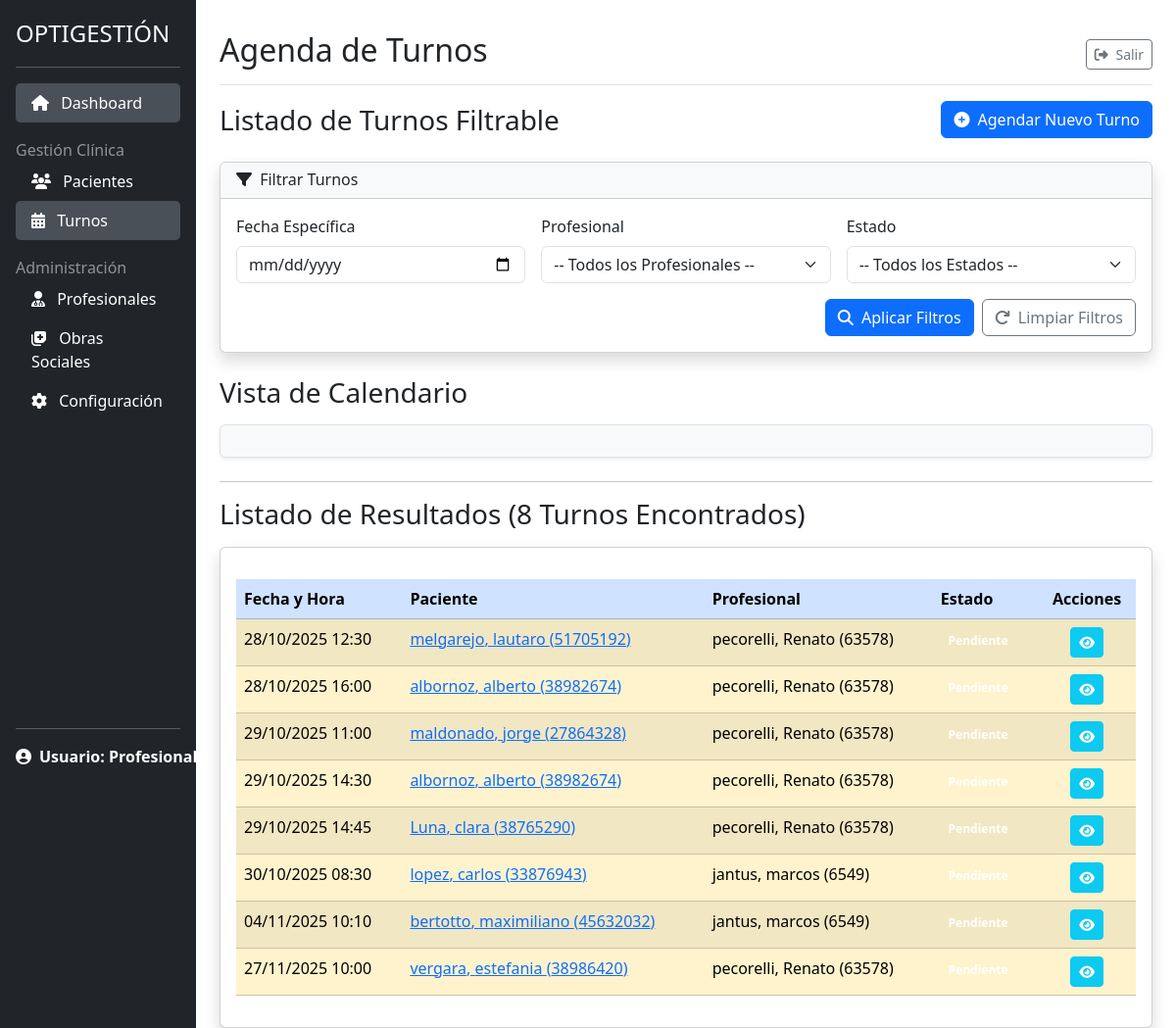
The app's page /pacientes/turnos/ (signed in) with its own data.
### gestion_clinica/models.py (models this page shows, shortened)
class Turno(models.Model):
    paciente = models.ForeignKey(
        Paciente,
        on_delete=models.CASCADE,
        related_name='turnos'
    )
    profesional = models.ForeignKey(
        Profesional,
        on_delete=models.PROTECT,
        related_name='turnos_asignados'
    )
    fecha_hora = models.DateTimeField(default=timezone.now)
    ESTADO_CHOICES = [
        ('PENDIENTE', 'Pendiente'),
        ('CONFIRMADO', 'Confirmado'),
        ('ATENDIDO', 'Atendido'),
        ('CANCELADO', 'Cancelado'),
    ]
    estado = models.CharField(
        max_length=10,
        choices=ESTADO_CHOICES,
        default='PENDIENTE'
    )
    observaciones = models.TextField(
        blank=True,
        null=True,
        verbose_name='Observaciones del Turno'
    )
    class Meta:
        verbose_name = "Turno"
        verbose_name_plural = "Turnos"
        ordering = ['fecha_hora']

class Paciente(models.Model):
    num_registro = models.CharField(
        max_length=6,
        unique=True,
        blank=True,
        null=True,
        editable=False,
        verbose_name='Número de Registro'
    )
    nombre = models.CharField(max_length=100)
    apellido = models.CharField(max_length=100)
    dni = models.CharField(max_length=20, unique=True)
    fecha_nacimiento = models.DateField()
    GENERO_CHOICES = [('M', 'Masculino'), ('F', 'Femenino'), ('O', 'Otro')]
    genero = models.CharField(max_length=1, choices=GENERO_CHOICES)
    telefono = models.CharField(max_length=50)
    domicilio = models.CharField(max_length=255, verbose_name='Domicilio')
    obra_social = models.ForeignKey(
        ObraSocial, on_delete=models.SET_NULL, null=True, blank=True)
    num_afiliado = models.CharField(max_length=50, blank=True, null=True)
    antecedentes_sistemicos = models.TextField(
        blank=True, verbose_name="Antecedentes Sistémicos")
    antecedentes_oftalmologicos = models.TextField(
        blank=True, verbose_name="Antecedentes Oftalmológicos")
    class Meta:
        ordering = ['apellido', 'nombre']

class Profesional(models.Model):
    nombre = models.CharField(max_length=100)
    apellido = models.CharField(max_length=100)
    matricula = models.CharField(max_length=50, unique=True)
    def __str__(self):
        return f'{self.apellido}, {self.nombre} ({self.matricula})'
    class Meta:
        verbose_name_plural = "Profesionales"
        ordering = ['apellido', 'nombre']

### gestion_clinica/views.py (the view, shortened to what this page needs)
# urls.py: path('turnos/', views.TurnoListView.as_view(),
class TurnoListView(LoginRequiredMixin, ListView):
    model = Turno
    template_name = 'gestion_clinica/turno_list.html'
    context_object_name = 'turnos'
    paginate_by = 20
    def get_queryset(self):
        queryset = super().get_queryset().order_by('fecha_hora')
        fecha_str = self.request.GET.get('fecha')
        profesional_id = self.request.GET.get('profesional')
        estado = self.request.GET.get('estado')
        if profesional_id:
            if profesional_id.isdigit():
                queryset = queryset.filter(profesional_id=profesional_id)
        if estado and estado != 'todos':
            queryset = queryset.filter(estado=estado)
        return queryset
    def get_context_data(self, **kwargs):
        context = super().get_context_data(**kwargs)
        context['profesionales'] = Profesional.objects.all()
        context['fecha_actual'] = self.request.GET.get('fecha', '')
        context['profesional_actual'] = self.request.GET.get('profesional', '')
        context['estado_actual'] = self.request.GET.get('estado', 'todos')
        context['estados_choices'] = Turno.ESTADO_CHOICES
        return context

### gestion_clinica/templates/gestion_clinica/turno_list.html (shortened to what this page needs)
{% extends "gestion_clinica/base.html" %}
{% load static %}
{% block title_heading %}Agenda de Turnos{% endblock title_heading %}
{% block content %}
<div class="d-flex justify-content-between align-items-center mb-4">
    <h3 class="mb-0">Listado de Turnos Filtrable</h3>
    <a href="{% url 'gestion_clinica:crear_turno' %}" class="btn btn-primary">
        <i class="fas fa-plus-circle me-1"></i> Agendar Nuevo Turno
    </a>
</div>
<div class="card shadow mb-4">
    <div class="card-header bg-light">
        <h6 class="m-0 font-weight-bold text-dark"><i class="fas fa-filter me-1"></i> Filtrar Turnos</h6>
    </div>
    <div class="card-body">
        <form method="GET" class="row g-3 align-items-end">
            <div class="col-md-4">
                <label for="id_fecha" class="form-label">Fecha Específica</label>
                <input type="date" class="form-control" id="id_fecha" name="fecha" value="{{ fecha_actual }}">
            </div>
            <div class="col-md-4">
                <label for="id_profesional" class="form-label">Profesional</label>
                <select class="form-select" id="id_profesional" name="profesional">
                    <option value="">-- Todos los Profesionales --</option>
                </select>
            </div>
            <div class="col-md-4">
                <label for="id_estado" class="form-label">Estado</label>
                <select class="form-select" id="id_estado" name="estado">
                    <option value="todos">-- Todos los Estados --</option>
                </select>
            </div>
            <div class="col-12 d-flex justify-content-end">
                <button type="submit" class="btn btn-primary me-2"><i class="fas fa-search me-1"></i> Aplicar Filtros</button>
                <a href="{% url 'gestion_clinica:lista_turnos' %}" class="btn btn-outline-secondary"><i class="fas fa-redo me-1"></i> Limpiar Filtros</a>
            </div>
        </form>
    </div>
</div>
<div class="mb-4">
    <h3 class="mb-3">Vista de Calendario</h3>
    <div id='calendar' class="bg-light p-3 border rounded shadow-sm"></div>
</div>
<hr>
<h3 class="mb-3">Listado de Resultados ({{ turnos.count }} Turnos Encontrados)</h3>
<div class="card shadow">
    <div class="card-body">
        {% if turnos %}
            <div class="table-responsive">
                <table class="table table-hover table-striped">
                    <thead class="table-primary">
                        <tr>
                            <th>Fecha y Hora</th>
                            <th>Paciente</th>
                            <th>Profesional</th>
                            <th>Estado</th>
                            <th class="text-center">Acciones</th>
                        </tr>
                    </thead>
                    <tbody>
                        {% for turno in turnos %}
                        <tr class="
                            {% if turno.estado == 'PENDIENTE' %}table-warning{% endif %}
                        ">
                            <td>{{ turno.fecha_hora|date:"d/m/Y H:i" }}</td>
                            <td>
                                <a href="{% url 'gestion_clinica:detalle_paciente' pk=turno.paciente.pk %}">
                                    {{ turno.paciente.apellido }}, {{ turno.paciente.nombre }} ({{ turno.paciente.dni }})
                                </a>
                            </td>
                            <td>{{ turno.profesional }}</td>
                            <td>
                                <span class="badge bg-{{ turno.estado|lower|slugify }}">
                                    {{ turno.get_estado_display }}
                                </span>
                            </td>
                            <td class="text-center">
                                <a href="{% url 'gestion_clinica:detalle_turno' pk=turno.pk %}" class="btn btn-sm btn-info text-white" title="Gestionar Turno">
                                    <i class="fas fa-eye"></i>
                                </a>
                            </td>
                        </tr>
                        {% endfor %}
                    </tbody>
                </table>
            </div>
        {% else %}
            <div class="alert alert-info text-center">
                <i class="fas fa-info-circle me-1"></i> No se encontraron turnos con los filtros aplicados.
            </div>
        {% endif %}
    </div>
</div>
{% endblock content %}

### static/css/styles.css (style rules this page uses)
html, body { height: 100%; }
.table-responsive { margin-top: 1rem; }

### records on screen
Turno: fecha_hora "28/10/2025 12:30", paciente.apellido "melgarejo", paciente.nombre "lautaro", paciente.dni "51705192", profesional "pecorelli, Renato (63578)", estado "Pendiente"
Turno: fecha_hora "28/10/2025 16:00", paciente.apellido "albornoz", paciente.nombre "alberto", paciente.dni "38982674", profesional "pecorelli, Renato (63578)"
Turno: fecha_hora "29/10/2025 11:00", paciente.apellido "maldonado", paciente.nombre "jorge", paciente.dni "27864328", profesional "pecorelli, Renato (63578)", estado "Pendiente"
Turno: fecha_hora "29/10/2025 14:30", paciente.apellido "albornoz", paciente.nombre "alberto", paciente.dni "38982674", profesional "pecorelli, Renato (63578)"
Turno: fecha_hora "29/10/2025 14:45", paciente.apellido "Luna", paciente.nombre "clara", paciente.dni "38765290", profesional "pecorelli, Renato (63578)", estado "Pendiente"
Turno: fecha_hora "30/10/2025 08:30", paciente.apellido "lopez", paciente.nombre "carlos", paciente.dni "33876943", profesional "jantus, marcos (6549)"
Turno: fecha_hora "04/11/2025 10:10", paciente.apellido "bertotto", paciente.nombre "maximiliano", paciente.dni "45632032", profesional "jantus, marcos (6549)", estado "Pendiente"
Turno: fecha_hora "27/11/2025 10:00", paciente.apellido "vergara", paciente.nombre "estefania", paciente.dni "38986420", profesional "pecorelli, Renato (63578)"

### other values on screen
{{ turnos.count }} "8"
